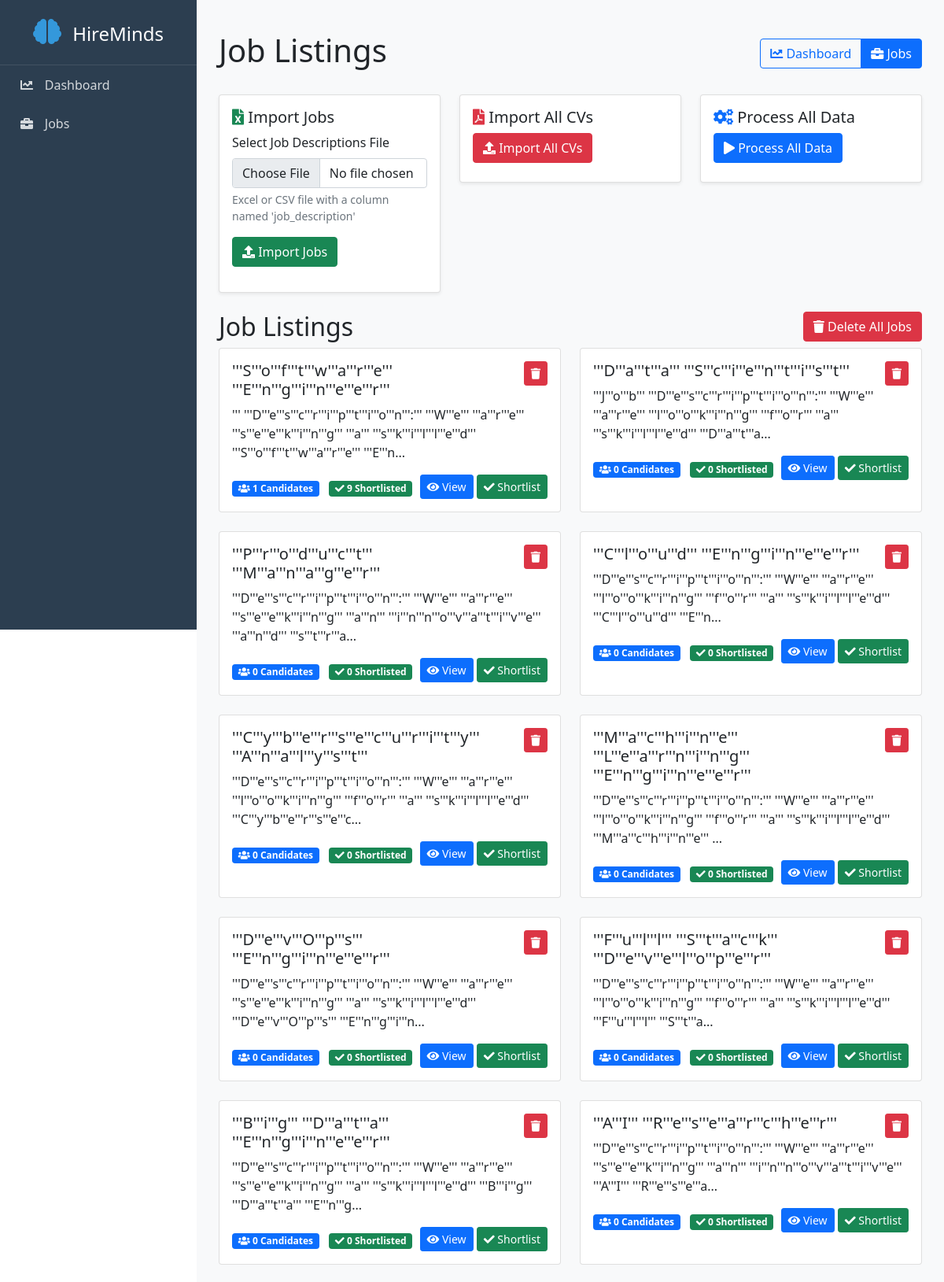
Page /jobs (upper part) on the committed database.
### app/models/job.py (models this page shows)
class Job(db.Model):
    __tablename__ = 'job'
    id = db.Column(db.Integer, primary_key=True)
    title = db.Column(db.String(200), nullable=False)
    description = db.Column(db.Text, nullable=False)
    requirements = db.Column(db.Text, nullable=False)
    created_at = db.Column(db.DateTime, nullable=False, default=lambda: datetime.now(timezone.utc))
    candidates = db.relationship('Candidate', backref='job', lazy=True, cascade='all, delete-orphan')
    shortlisted_candidates = db.relationship('ShortlistedCandidate',
                                          backref=db.backref('job_listing', lazy=True),
                                          lazy=True,
                                          cascade='all, delete-orphan')
    def get_candidate_count(self):
        return len(self.candidates)
    def get_shortlisted_count(self):
        return len(self.shortlisted_candidates)

### app/routes.py (the view)
@main.route('/jobs')
def jobs():
    jobs = Job.query.all()
    return render_template('jobs.html', jobs=jobs)

### app/templates/jobs.html (shortened to what this page needs)
{% extends "base.html" %}
{% block content %}
<div class="container mt-4">
    <div class="d-flex justify-content-between align-items-center mb-4">
        <h1>Job Listings</h1>
        <div class="btn-group">
            <a href="{{ url_for('main.index') }}" class="btn btn-outline-primary">
                <i class="fas fa-chart-line"></i> Dashboard
            </a>
            <a href="{{ url_for('main.jobs') }}" class="btn btn-primary">
                <i class="fas fa-briefcase"></i> Jobs
            </a>
        </div>
    </div>
    <div class="row mb-4">
        <div class="col-md-4">
            <div class="card shadow-sm">
                <div class="card-body">
                    <h5 class="card-title">
                        <i class="fas fa-file-excel text-success"></i> Import Jobs
                    </h5>
                    <form id="jobImportForm" class="mb-3">
                        <div class="mb-3">
                            <label for="jobFile" class="form-label">Select Job Descriptions File</label>
                            <input type="file" class="form-control" id="jobFile" accept=".xlsx,.xls,.csv" required>
                            <div class="form-text">Excel or CSV file with a column named 'job_description'</div>
                        </div>
                        <button type="submit" class="btn btn-success">
                            <i class="fas fa-upload"></i> Import Jobs
                        </button>
                    </form>
                </div>
            </div>
        </div>
        <div class="col-md-4">
            <div class="card shadow-sm">
                <div class="card-body">
                    <h5 class="card-title">
                        <i class="fas fa-file-pdf text-danger"></i> Import All CVs
                    </h5>
                    <button id="importAllCVsBtn" class="btn btn-danger">
                        <i class="fas fa-upload"></i> Import All CVs
                    </button>
                </div>
            </div>
        </div>
        <div class="col-md-4">
            <div class="card shadow-sm">
                <div class="card-body">
                    <h5 class="card-title">
                        <i class="fas fa-cogs text-primary"></i> Process All Data
                    </h5>
                    <button id="processAllBtn" class="btn btn-primary">
                        <i class="fas fa-play"></i> Process All Data
                    </button>
                </div>
            </div>
        </div>
    </div>
    <div class="row">
        <div class="col-md-6">
            <h2>Job Listings</h2>
        </div>
        <div class="col-md-6 text-end">
            <button id="deleteAllJobs" class="btn btn-danger">
                <i class="fas fa-trash"></i> Delete All Jobs
            </button>
        </div>
    </div>
    <div class="row">
        {% for job in jobs %}
        <div class="col-md-6 mb-4">
            <div class="card h-100">
                <div class="card-body">
                    <div class="d-flex justify-content-between align-items-start">
                        <h5 class="card-title">{{ job.title }}</h5>
                        <button class="btn btn-danger btn-sm delete-job" data-job-id="{{ job.id }}">
                            <i class="fas fa-trash"></i>
                        </button>
                    </div>
                    <p class="card-text">{{ job.description[:200] }}...</p>
                    <div class="d-flex justify-content-between align-items-center">
                        <div>
                            <span class="badge bg-primary me-2">
                                <i class="fas fa-users"></i> {{ job.get_candidate_count() }} Candidates
                            </span>
                            <span class="badge bg-success">
                                <i class="fas fa-check"></i> {{ job.get_shortlisted_count() }} Shortlisted
                            </span>
                        </div>
                        <div>
                            <a href="{{ url_for('main.candidates', job_id=job.id) }}" class="btn btn-primary btn-sm">
                                <i class="fas fa-eye"></i> View
                            </a>
                            <button class="btn btn-success btn-sm shortlist-btn" data-job-id="{{ job.id }}">
                                <i class="fas fa-check"></i> Shortlist
                            </button>
                        </div>
                    </div>
                </div>
            </div>
        </div>
        {% else %}
        <div class="col-md-12">
            <div class="alert alert-info">
                <i class="fas fa-info-circle"></i> No jobs found. Please import jobs first.
            </div>
        </div>
        {% endfor %}
    </div>
</div>
{% endblock %}

### app/templates/base.html (style rules this page uses)
:root { --sidebar-width: 250px; --primary-color: #2c3e50; --secondary-color: #34495e; }
body { display: flex; min-height: 100vh; }

### rows in the picture
Job: title "'''S'''o'''f'''t'''w'''a'''r'''e''' '''E'''n'''g'''i'''n'''e'''e'''r'''", description "''' '''D'''e'''s'''c'''r'''i'''p'''t'''i'''o'''n''':''' '''W'''e''' '''a'''r'''e''' '''s'''e'''e'''k'''i'''n'''g''' '''a''' '''s'''k'''i'''l'''l'''e'''d''' '''S'''o'''f'''t'''w'''a'''r'''e''' '''E'''n", get_candidate_count "1", get_shortlisted_count "9"
Job: title "'''D'''a'''t'''a''' '''S'''c'''i'''e'''n'''t'''i'''s'''t'''", description "'''J'''o'''b''' '''D'''e'''s'''c'''r'''i'''p'''t'''i'''o'''n''':''' '''W'''e''' '''a'''r'''e''' '''l'''o'''o'''k'''i'''n'''g''' '''f'''o'''r''' '''a''' '''s'''k'''i'''l'''l'''e'''d''' '''D'''a'''t'''a", get_candidate_count "0", get_shortlisted_count "0"
Job: title "'''P'''r'''o'''d'''u'''c'''t''' '''M'''a'''n'''a'''g'''e'''r'''", description "'''D'''e'''s'''c'''r'''i'''p'''t'''i'''o'''n''':''' '''W'''e''' '''a'''r'''e''' '''s'''e'''e'''k'''i'''n'''g''' '''a'''n''' '''i'''n'''n'''o'''v'''a'''t'''i'''v'''e''' '''a'''n'''d''' '''s'''t'''r'''a", get_candidate_count "0", get_shortlisted_count "0"
Job: title "'''C'''l'''o'''u'''d''' '''E'''n'''g'''i'''n'''e'''e'''r'''", description "'''D'''e'''s'''c'''r'''i'''p'''t'''i'''o'''n''':''' '''W'''e''' '''a'''r'''e''' '''l'''o'''o'''k'''i'''n'''g''' '''f'''o'''r''' '''a''' '''s'''k'''i'''l'''l'''e'''d''' '''C'''l'''o'''u'''d''' '''E'''n", get_candidate_count "0", get_shortlisted_count "0"
Job: title "'''C'''y'''b'''e'''r'''s'''e'''c'''u'''r'''i'''t'''y''' '''A'''n'''a'''l'''y'''s'''t'''", description "'''D'''e'''s'''c'''r'''i'''p'''t'''i'''o'''n''':''' '''W'''e''' '''a'''r'''e''' '''l'''o'''o'''k'''i'''n'''g''' '''f'''o'''r''' '''a''' '''s'''k'''i'''l'''l'''e'''d''' '''C'''y'''b'''e'''r'''s'''e'''c", get_candidate_count "0", get_shortlisted_count "0"
Job: title "'''M'''a'''c'''h'''i'''n'''e''' '''L'''e'''a'''r'''n'''i'''n'''g''' '''E'''n'''g'''i'''n'''e'''e'''r'''", description "'''D'''e'''s'''c'''r'''i'''p'''t'''i'''o'''n''':''' '''W'''e''' '''a'''r'''e''' '''l'''o'''o'''k'''i'''n'''g''' '''f'''o'''r''' '''a''' '''s'''k'''i'''l'''l'''e'''d''' '''M'''a'''c'''h'''i'''n'''e'''", get_candidate_count "0", get_shortlisted_count "0"
Job: title "'''D'''e'''v'''O'''p'''s''' '''E'''n'''g'''i'''n'''e'''e'''r'''", description "'''D'''e'''s'''c'''r'''i'''p'''t'''i'''o'''n''':''' '''W'''e''' '''a'''r'''e''' '''s'''e'''e'''k'''i'''n'''g''' '''a''' '''s'''k'''i'''l'''l'''e'''d''' '''D'''e'''v'''O'''p'''s''' '''E'''n'''g'''i'''n", get_candidate_count "0", get_shortlisted_count "0"
Job: title "'''F'''u'''l'''l''' '''S'''t'''a'''c'''k''' '''D'''e'''v'''e'''l'''o'''p'''e'''r'''", description "'''D'''e'''s'''c'''r'''i'''p'''t'''i'''o'''n''':''' '''W'''e''' '''a'''r'''e''' '''l'''o'''o'''k'''i'''n'''g''' '''f'''o'''r''' '''a''' '''s'''k'''i'''l'''l'''e'''d''' '''F'''u'''l'''l''' '''S'''t'''a", get_candidate_count "0", get_shortlisted_count "0"
Job: title "'''B'''i'''g''' '''D'''a'''t'''a''' '''E'''n'''g'''i'''n'''e'''e'''r'''", description "'''D'''e'''s'''c'''r'''i'''p'''t'''i'''o'''n''':''' '''W'''e''' '''a'''r'''e''' '''s'''e'''e'''k'''i'''n'''g''' '''a''' '''s'''k'''i'''l'''l'''e'''d''' '''B'''i'''g''' '''D'''a'''t'''a''' '''E'''n'''g", get_candidate_count "0", get_shortlisted_count "0"
Job: title "'''A'''I''' '''R'''e'''s'''e'''a'''r'''c'''h'''e'''r'''", description "'''D'''e'''s'''c'''r'''i'''p'''t'''i'''o'''n''':''' '''W'''e''' '''a'''r'''e''' '''s'''e'''e'''k'''i'''n'''g''' '''a'''n''' '''i'''n'''n'''o'''v'''a'''t'''i'''v'''e''' '''A'''I''' '''R'''e'''s'''e'''a", get_candidate_count "0", get_shortlisted_count "0"
